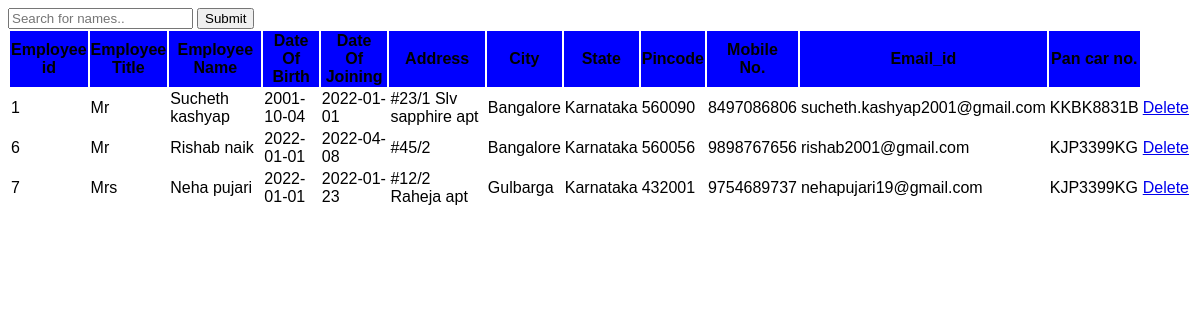
The page /emp_display.php on the database its author committed.
### tables this page shows
CREATE TABLE `emp` (
  `emp_id` int(4) NOT NULL,
  `emp_title` varchar(10) DEFAULT NULL,
  `emp_name` varchar(20) DEFAULT NULL,
  `emp_dob` date DEFAULT NULL,
  `emp_doj` date DEFAULT NULL,
  `emp_address` varchar(50) DEFAULT NULL,
  `emp_city` varchar(30) DEFAULT NULL,
  `emp_state` varchar(30) DEFAULT NULL,
  `emp_pincode` int(15) DEFAULT NULL,
  `emp_mobno` bigint(20) DEFAULT NULL,
  `emp_mailid` varchar(50) DEFAULT NULL,
  `emp_panno` varchar(10) DEFAULT NULL
);

### emp_display.php (the view, shortened to what this page needs)
<!DOCTYPE html>
<html lang="en">
<head>
</head>
<body>
	<form action="">
	   <input type="text" id="myInput" placeholder="Search for names.." title="Type in a name">
	   <input type="submit" onclick="myFunction();" placehoder="Search">
	</form>
<?php
include_once 'config.php';
$result = mysqli_query($conn,"SELECT * FROM emp ");
?>
<table id="emp_search" class="display">
	<tr>
	<th>Employee <br> id</br></th>
	<th>Employee<br> Title</br></th>
	<th>Employee<br> Name</br></th>
	<th>Date<br>Of<br>Birth</br></th>
	<th>Date<br>Of<br>Joining</br></th>
	<th>Address</th>
	<th>City</th>
	<th>State</th>
	<th>Pincode</th>
	<th>Mobile<br>No.</br></th>
	<th>Email_id</th>
	<th>Pan car no.</th>
	</tr>
	<tbody id="body">
	<?php
	while($row = mysqli_fetch_array($result)) {
	?>
	<tr id="tr" class="<?php if(isset($classname)) echo $classname;?>">
	<td><?php echo $row["emp_id"]; ?></td>
	<td><?php echo $row["emp_title"]; ?></td>
	<td id="empname"><?php echo $row["emp_name"]; ?></td>
	<td><?php echo $row["emp_dob"]; ?></td>
	<td><?php echo $row["emp_doj"];?></td>
	<td><?php echo $row["emp_address"];?></td>
	<td><?php echo $row["emp_city"];?></td>
	<td><?php echo $row["emp_state"];?></td>
	<td><?php echo $row["emp_pincode"];?></td>
	<td><?php echo $row["emp_mobno"];?></td>
	<td><?php echo $row["emp_mailid"];?></td>
	<td><?php echo $row["emp_panno"];?></td>
	<td><a href="delete_emp.php?id=<?php echo $row["emp_id"]; ?>">Delete</a></td>
	</tr>
	</tbody>
	<?php
	}
	?>
</table>
</body>
</html>

### emp_display.php (style rules this page uses)
.display tr { font-family: arial, sans-serif; border-collapse: collapse; width: 10%; }
.display th { background-color: blue; }

### rows shown on the page
emp: emp_id "1", emp_title "Mr", emp_name "Sucheth kashyap", emp_dob "2001-10-04", emp_doj "2022-01-01", emp_address "#23/1 Slv sapphire apt", emp_city "Bangalore", emp_state "Karnataka", emp_pincode "560090", emp_mobno "8497086806", emp_mailid "sucheth.kashyap2001@gmail.com", emp_panno "KKBK8831B"
emp: emp_id "6", emp_title "Mr", emp_name "Rishab naik", emp_dob "2022-01-01", emp_doj "2022-04-08", emp_address "#45/2", emp_city "Bangalore", emp_state "Karnataka", emp_pincode "560056", emp_mobno "9898767656", emp_mailid "rishab2001@gmail.com", emp_panno "KJP3399KG"
emp: emp_id "7", emp_title "Mrs", emp_name "Neha pujari", emp_dob "2022-01-01", emp_doj "2022-01-23", emp_address "#12/2 Raheja apt", emp_city "Gulbarga", emp_state "Karnataka", emp_pincode "432001", emp_mobno "9754689737", emp_mailid "nehapujari19@gmail.com", emp_panno "KJP3399KG"
